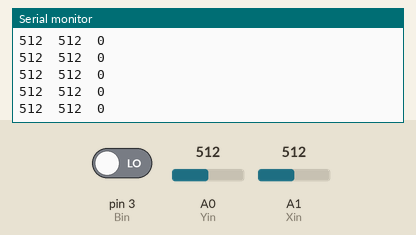
This sketch was run on a simulated Arduino Uno, built with avr-gcc and run on an emulated ATmega328P. Shown: the last lines printed to the serial monitor. The test bench sets the inputs (shaded band); at power-on: A0 (Yin) = 512, A1 (Xin) = 512, pin 3 (Bin) LOW.

Above: at 1.2 s.
1.3 s: A0 (Yin) set to 11
At 2.0 s:
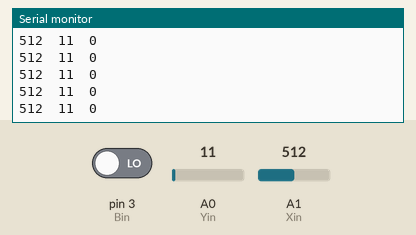
4.3 s: A0 (Yin) set to 8
At 5.1 s:
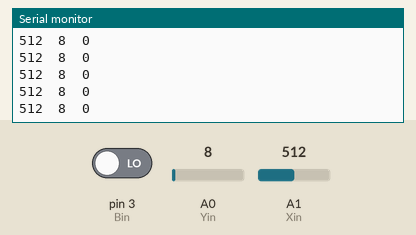
5.8 s: A1 (Xin) set to 106
At 6.6 s:
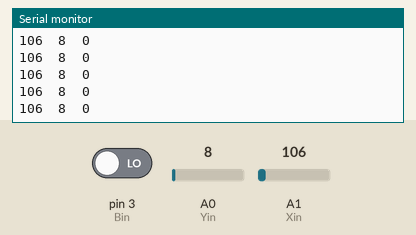
7.3 s: A1 (Xin) set to 95
At 8.2 s:
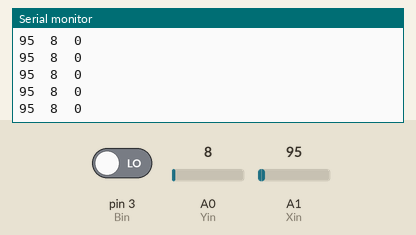
8.8 s: A1 (Xin) set to 11
At 9.9 s:
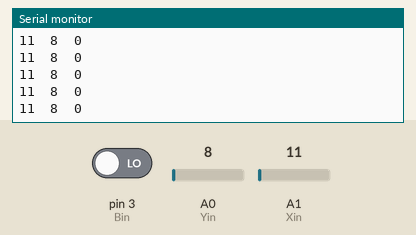
10.3 s: A1 (Xin) set to 8
At 11.3 s:
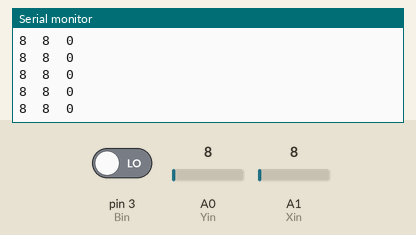
Timing chart, 0 to 12.8 s (numbered marks = the images above; inputs shaded):
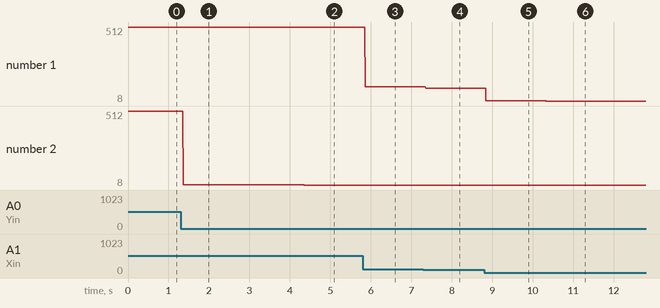

Measured:
- after the input at 1.3 s, the serial monitor: prints a new line after 0.07 s (image 1)
- after the input at 4.3 s, the serial monitor: prints a new line after 0.06 s (image 2)
- after the input at 5.8 s, the serial monitor: prints a new line after 0.06 s (image 3)
- after the input at 7.3 s, the serial monitor: prints a new line after 0.06 s (image 4)
- after the input at 8.8 s, the serial monitor: prints a new line after 0.05 s (image 5)
- after the input at 10.3 s, the serial monitor: prints a new line at once (image 6)
- plotted number 1: 512 → 106 after the input at 5.8 s, 106 → 95 after the input at 7.3 s, 95 → 11 after the input at 8.8 s
- plotted number 2: 512 → 11 after the input at 1.3 s, 11 → 8 after the input at 4.3 s

The sketch:

tatti.ino
```cpp
int Xin=A1;
int Yin=A0;
int Bin=3;

void setup() {
 pinMode(Bin,INPUT);

  Serial.begin (9600);
}

void loop() {


  Serial.print(analogRead(Xin));
  Serial.print("  ");
  Serial.print(analogRead(Yin));
   Serial.print("  ");
  Serial.println(digitalRead(Bin));

  delay(10);

}
```
